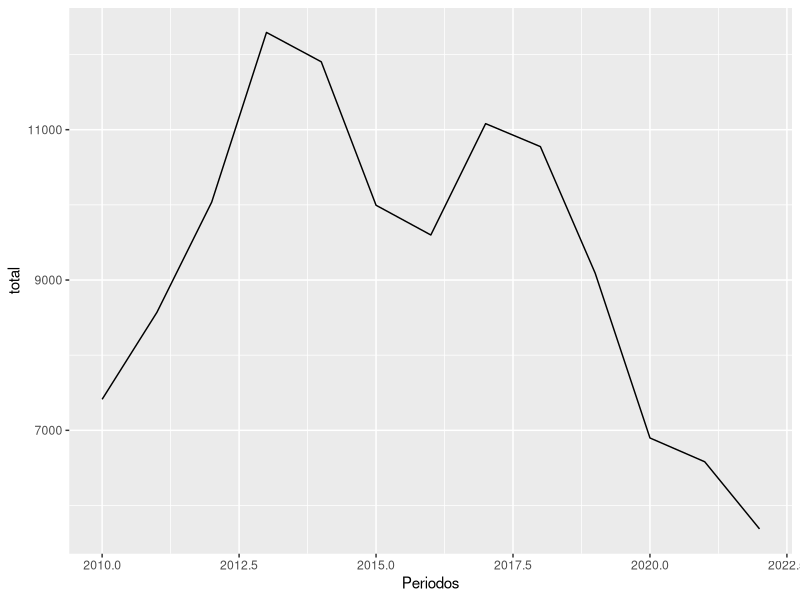
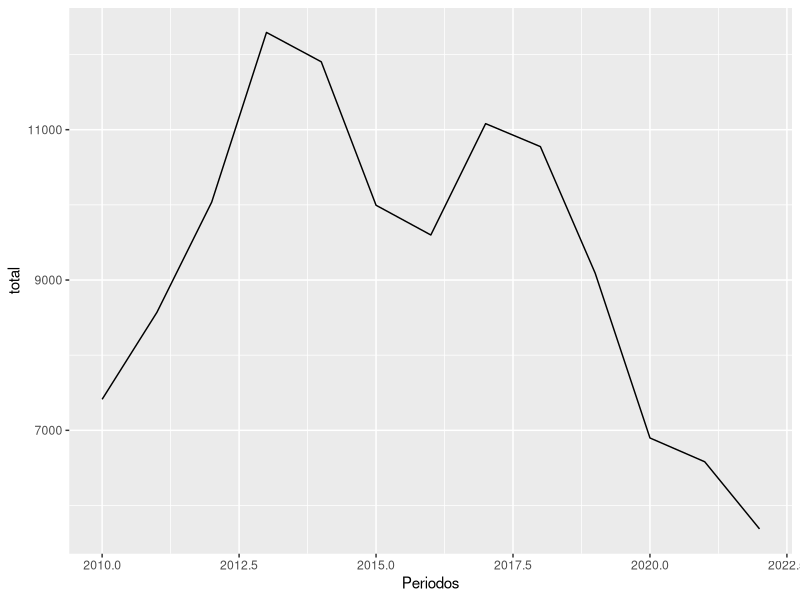
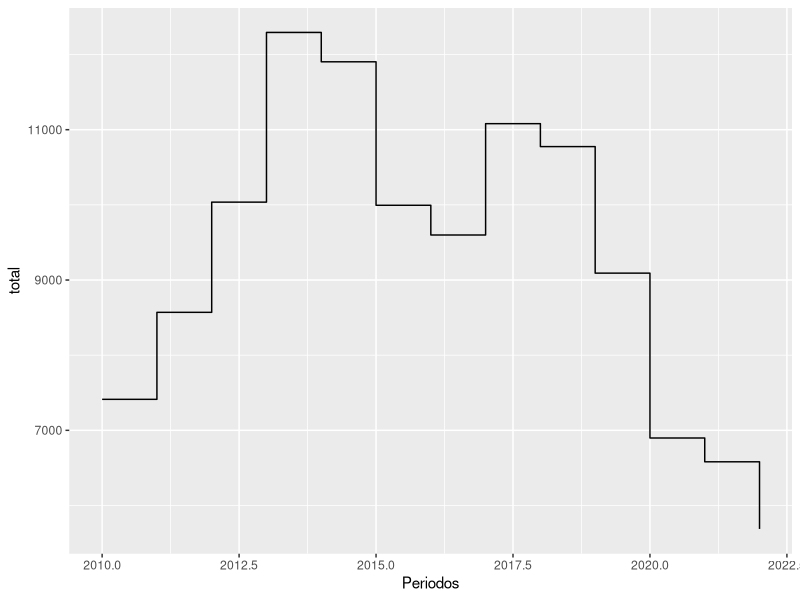
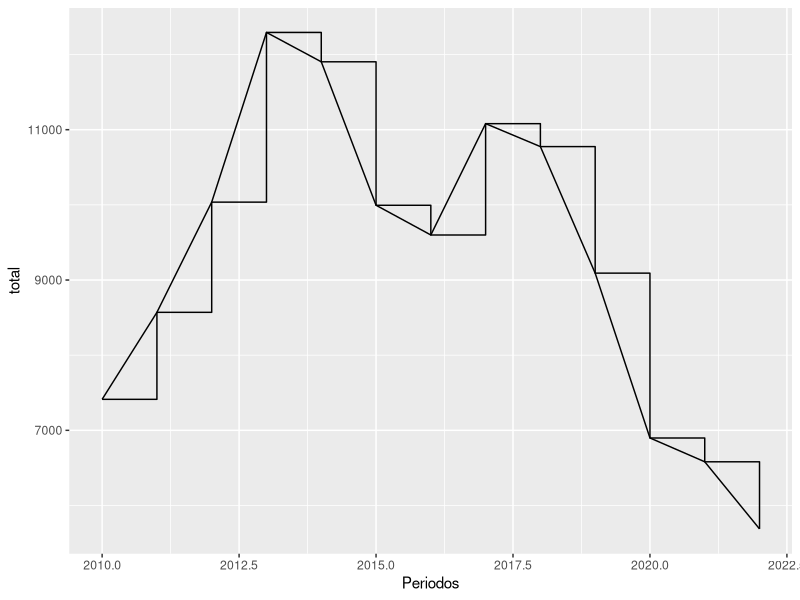
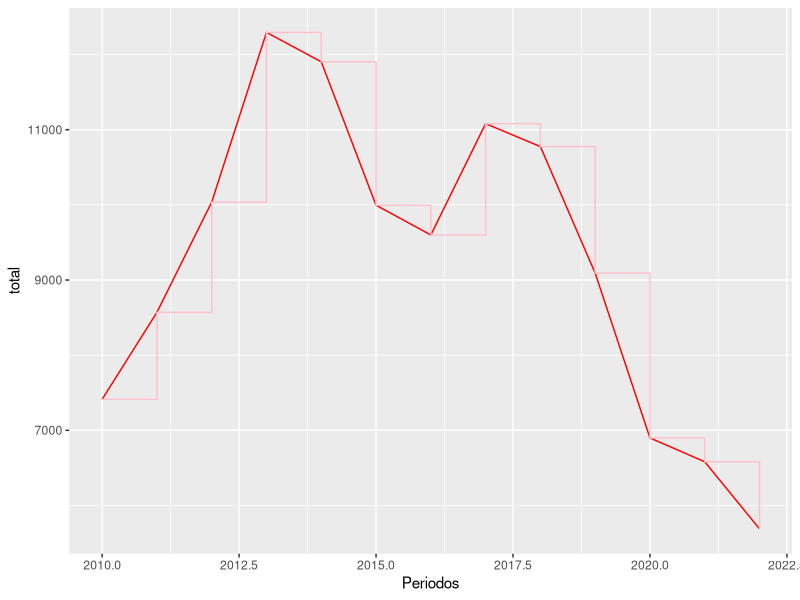
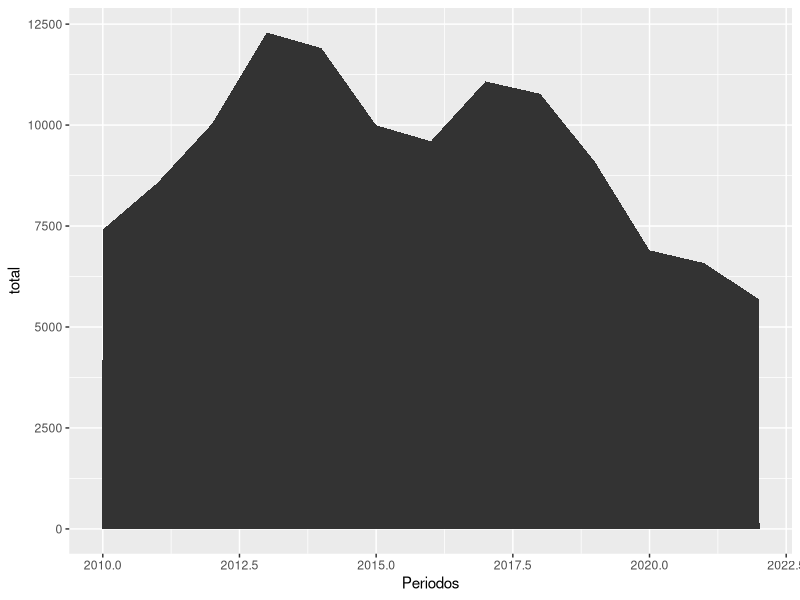
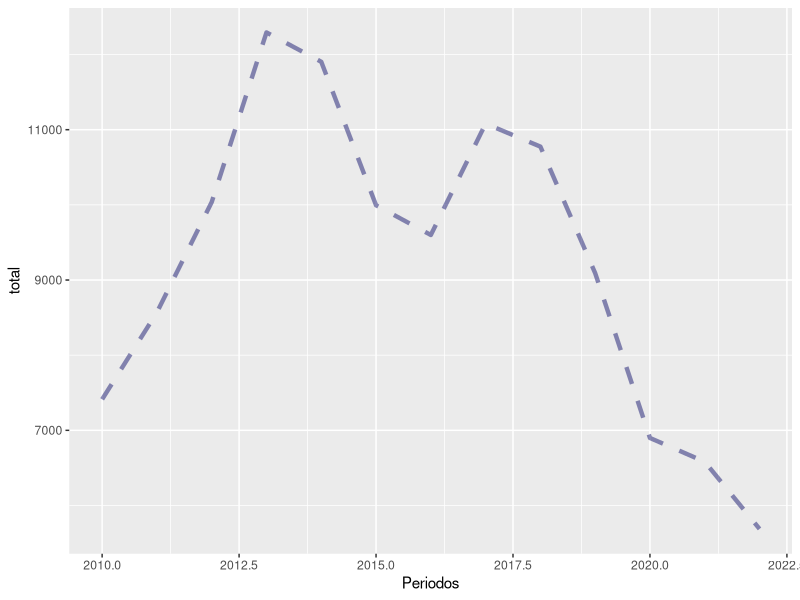
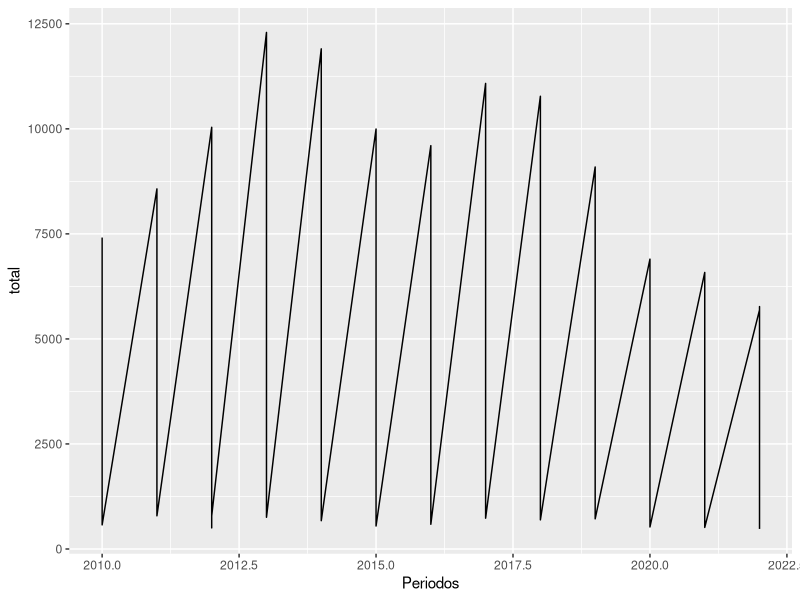

Source code (R) for these figures, in order:
library(tidyverse)

setwd("C:/Users/Usuario/Documents/scidata/24_vis_r_py/trabajos")

delitos = read.csv("incidencia_delictiva.csv",
                   fileEncoding = 'latin1')

names(delitos)

robo_calle = delitos[delitos$delito == "robo.o.asalto.en.la.calle.o.transporte.público",]

#### Gráfico de línea
ggplot(data=robo_calle,mapping=aes(x=Periodos,y=total)) +
  geom_line()

#### Gráfico de trayectoria
ggplot(data=robo_calle,mapping=aes(x=Periodos,y=total)) +
  geom_path()

#### Gráfico de pasos
ggplot(data=robo_calle,mapping=aes(x=Periodos,y=total)) +
  geom_step()

#### Gráfico de línea y pasos
ggplot(data=robo_calle,mapping=aes(x=Periodos,y=total)) +
  geom_line() +
  geom_step()

#### Gráfico de línea y pasos con colores
ggplot(data=robo_calle,mapping=aes(x=Periodos,y=total)) +
  geom_line(color="red") +
  geom_step(color="pink")

#### Gráfico de área
ggplot(data=robo_calle,mapping=aes(x=Periodos,y=total)) +
  geom_area()

#### Gráfico de línea con grosor, transparencia, tipo y color
ggplot(data=robo_calle,mapping=aes(x=Periodos,y=total)) +
  geom_line(size=1.5,
            alpha=0.5,
            linetype="dashed",
            color="midnightblue")

###################################
######### Múltiples líneas ########
###################################

#### Gráfico de línea
ggplot(data=delitos,mapping=aes(x=Periodos,y=total)) +
  geom_line() 

#### Gráfico de líneas múltiples agrupando
ggplot(data=delitos,mapping=aes(x=Periodos,
                                y=total,
                                group=delito)) +
  geom_line() 

#### Gráfico de líneas múltiples agrupando con colores
ggplot(data=delitos,mapping=aes(x=Periodos,
                                y=total,
                                group=delito,
                                color=delito)) +
  geom_line() 
  
#### Gráfico de líneas múltiples agrupando con colores
#### y tipo de línea dependiendo del tipo de delito
ggplot(data=delitos,mapping=aes(x=Periodos,
                                y=total,
                                group=delito,
                                color=delito,
                                linetype=tipo)) +
  geom_line()   
  
#### Gráfico de líneas múltiples agrupando con colores
#### dependiendo del tipo de delito
ggplot(data=delitos,mapping=aes(x=Periodos,
                                y=total,
                                group=delito,
                                color=tipo)) +
  geom_line()   

#### Añadir mejoras  
ggplot(data=delitos,mapping=aes(x=Periodos,
                                y=total,
                                group=delito,
                                color=tipo)) +
  geom_line() +
  scale_x_continuous(breaks = 2010:2022) +
  theme(legend.position = "top",
    axis.text.x = element_text(angle = 45, hjust = 1))

#### Añadir efecto de brillo  
ggplot(data=delitos,mapping=aes(x=Periodos,
                                y=total,
                                group=delito,
                                color=tipo)) +
  geom_line(size=1.5,alpha=0.2) +
  geom_line(size=0.5) +
  scale_x_continuous(breaks = 2010:2022) +
  theme(legend.position = "top",
        axis.text.x = element_text(angle = 45, hjust = 1))
  
#### Delitos_especiales
delitos_esp = read.csv("delitos_esp.csv")

ggplot(data=delitos_esp,mapping=aes(x=Periodos,
                                y=total,
                                group=delito,
                                color=delito)) +
  geom_line(size=2,alpha=0.5) +
  geom_line(size=0.5) +
  geom_point(size=2) +
  scale_x_continuous(breaks = 2010:2022) +
  theme(legend.position = "top",
        axis.text.x = element_text(angle = 45, hjust = 1))